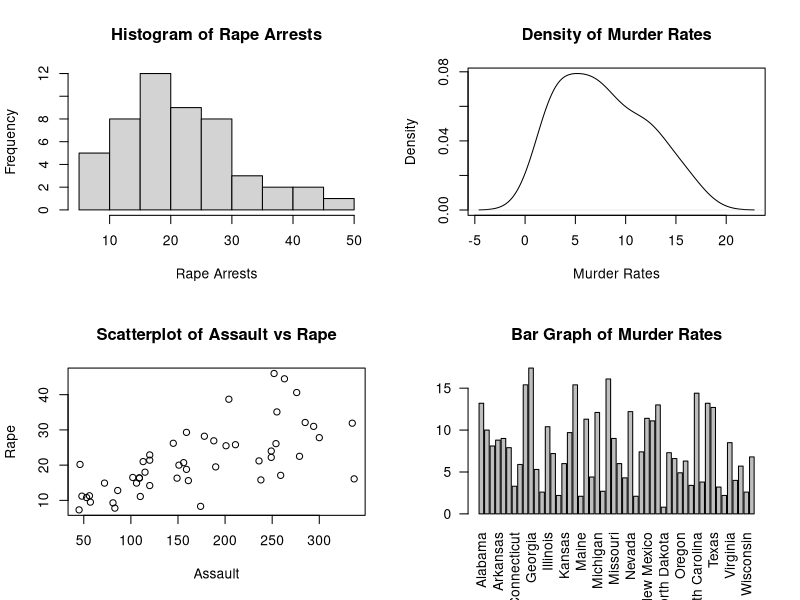

Write R code to recreate this figure.
library(ggplot2)
data("USArrests")
summary_stats <- summary(USArrests)
largest_rape_state <- rownames(USArrests)[which.max(USArrests$Rape)]
max_murder <- max(USArrests$Murder)
min_murder <- min(USArrests$Murder)
correlation_matrix <- cor(USArrests)
median_assault <- median(USArrests$Assault)
bottom_25_murder <- quantile(USArrests$Murder, 0.25)
filtered_states <- rownames(USArrests[USArrests$Assault > median_assault & USArrests$Murder < bottom_25_murder, ])
par(mfrow=c(2,2))
hist(USArrests$Rape, main="Histogram of Rape Arrests", xlab="Rape Arrests")
plot(density(USArrests$Murder), main="Density of Murder Rates", xlab="Murder Rates")
plot(USArrests$Assault, USArrests$Rape, main="Scatterplot of Assault vs Rape", xlab="Assault", ylab="Rape")
barplot(USArrests$Murder, names.arg=rownames(USArrests), main="Bar Graph of Murder Rates", las=2)